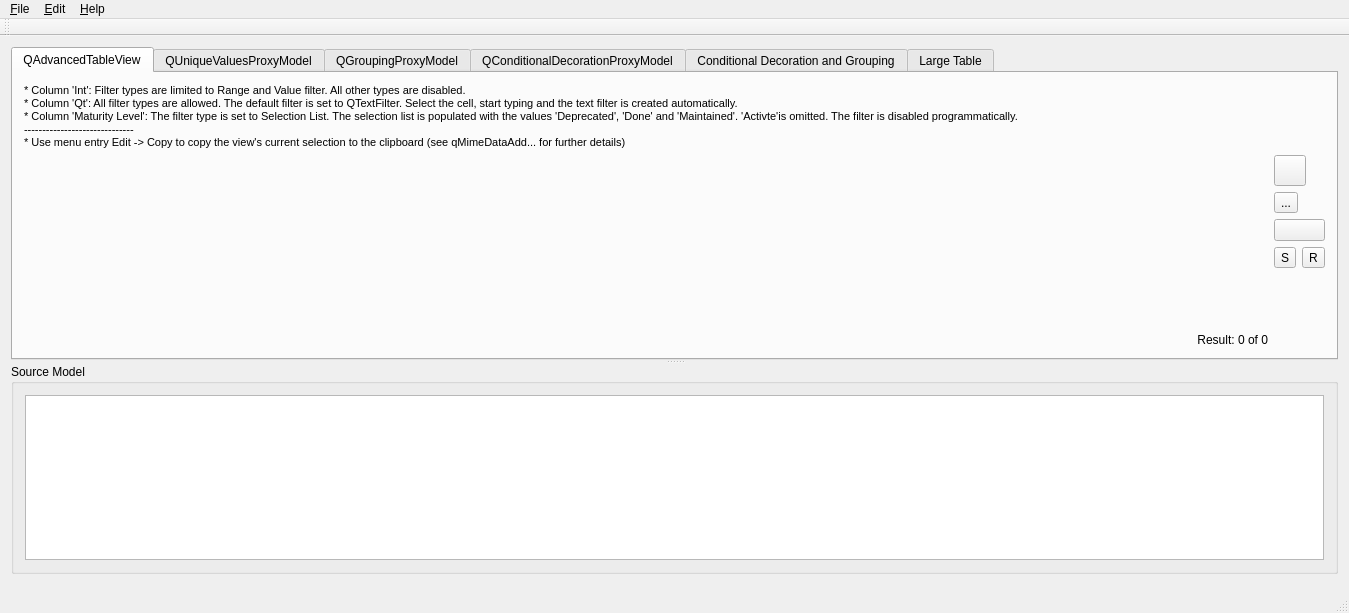
<?xml version="1.0" encoding="UTF-8"?>
<ui version="4.0">
 <class>MainWindow</class>
 <widget class="QMainWindow" name="MainWindow">
  <property name="geometry">
   <rect>
    <x>0</x>
    <y>0</y>
    <width>1349</width>
    <height>613</height>
   </rect>
  </property>
  <property name="windowTitle">
   <string>MainWindow</string>
  </property>
  <widget class="QWidget" name="centralWidget">
   <layout class="QVBoxLayout" name="verticalLayout_5">
    <item>
     <widget class="QSplitter" name="splitter">
      <property name="orientation">
       <enum>Qt::Vertical</enum>
      </property>
      <widget class="QTabWidget" name="tabWidget">
       <property name="currentIndex">
        <number>0</number>
       </property>
       <widget class="QWidget" name="tab">
        <attribute name="title">
         <string>QAdvancedTableView</string>
        </attribute>
        <layout class="QVBoxLayout" name="verticalLayout_7">
         <item>
          <widget class="QLabel" name="label">
           <property name="text">
            <string>&lt;!DOCTYPE HTML PUBLIC &quot;-//W3C//DTD HTML 4.0//EN&quot; &quot;http://www.w3.org/TR/REC-html40/strict.dtd&quot;&gt;
&lt;html&gt;&lt;head&gt;&lt;meta name=&quot;qrichtext&quot; content=&quot;1&quot; /&gt;&lt;style type=&quot;text/css&quot;&gt;
p, li { white-space: pre-wrap; }
&lt;/style&gt;&lt;/head&gt;&lt;body style=&quot; font-family:'MS Shell Dlg 2'; font-size:8pt; font-weight:400; font-style:normal;&quot;&gt;
&lt;p style=&quot; margin-top:0px; margin-bottom:0px; margin-left:0px; margin-right:0px; -qt-block-indent:0; text-indent:0px;&quot;&gt;* Column 'Int': Filter types are limited to Range and Value filter. All other types are disabled.&lt;/p&gt;
&lt;p style=&quot; margin-top:0px; margin-bottom:0px; margin-left:0px; margin-right:0px; -qt-block-indent:0; text-indent:0px;&quot;&gt;* Column 'Qt': All filter types are allowed. The default filter is set to QTextFilter. Select the cell, start typing and the text filter is created automatically.&lt;/p&gt;
&lt;p style=&quot; margin-top:0px; margin-bottom:0px; margin-left:0px; margin-right:0px; -qt-block-indent:0; text-indent:0px;&quot;&gt;* Column 'Maturity Level': The filter type is set to Selection List. The selection list is populated with the values&lt;span style=&quot; color:#000000;&quot;&gt; 'Deprecated', 'Done' and 'Maintained'. 'Activte'is omitted. The filter is disabled programmatically.&lt;/span&gt;&lt;/p&gt;
&lt;p style=&quot; margin-top:0px; margin-bottom:0px; margin-left:0px; margin-right:0px; -qt-block-indent:0; text-indent:0px;&quot;&gt;&lt;span style=&quot; color:#000000;&quot;&gt;------------------------------&lt;/span&gt;&lt;/p&gt;
&lt;p style=&quot; margin-top:0px; margin-bottom:0px; margin-left:0px; margin-right:0px; -qt-block-indent:0; text-indent:0px;&quot;&gt;&lt;span style=&quot; color:#000000;&quot;&gt;* Use menu entry Edit -&amp;gt; Copy to copy the view's current selection to the clipboard (see qMimeDataAdd... for further details)&lt;/span&gt;&lt;/p&gt;&lt;/body&gt;&lt;/html&gt;</string>
           </property>
          </widget>
         </item>
         <item>
          <layout class="QGridLayout" name="gridLayout_2">
           <item row="0" column="0">
            <widget class="QAdvancedTableView" name="filterTableView"/>
           </item>
           <item row="0" column="1">
            <layout class="QVBoxLayout" name="verticalLayout">
             <item>
              <widget class="QToolButton" name="splitModeToolButton">
               <property name="text">
                <string/>
               </property>
               <property name="iconSize">
                <size>
                 <width>24</width>
                 <height>24</height>
                </size>
               </property>
              </widget>
             </item>
             <item>
              <widget class="QToolButton" name="pinRowsToolButton">
               <property name="text">
                <string>...</string>
               </property>
               <property name="icon">
                <iconset resource="../qaivlib/qaiv.qrc">
                 <normaloff>:/qaiv/pin/enabled</normaloff>:/qaiv/pin/enabled</iconset>
               </property>
               <property name="iconSize">
                <size>
                 <width>24</width>
                 <height>24</height>
                </size>
               </property>
               <property name="checkable">
                <bool>false</bool>
               </property>
              </widget>
             </item>
             <item>
              <widget class="QTableModelExportPushButton" name="exportPushButton">
               <property name="iconSize">
                <size>
                 <width>24</width>
                 <height>24</height>
                </size>
               </property>
              </widget>
             </item>
             <item>
              <layout class="QHBoxLayout" name="horizontalLayout">
               <item>
                <widget class="QToolButton" name="saveStateToolButton">
                 <property name="sizePolicy">
                  <sizepolicy hsizetype="Fixed" vsizetype="Fixed">
                   <horstretch>0</horstretch>
                   <verstretch>0</verstretch>
                  </sizepolicy>
                 </property>
                 <property name="toolTip">
                  <string>Save table view state</string>
                 </property>
                 <property name="text">
                  <string>S</string>
                 </property>
                </widget>
               </item>
               <item>
                <widget class="QToolButton" name="restoreStateToolButton">
                 <property name="toolTip">
                  <string>Restore table view state</string>
                 </property>
                 <property name="text">
                  <string>R</string>
                 </property>
                </widget>
               </item>
              </layout>
             </item>
             <item>
              <spacer name="verticalSpacer_2">
               <property name="orientation">
                <enum>Qt::Vertical</enum>
               </property>
               <property name="sizeHint" stdset="0">
                <size>
                 <width>20</width>
                 <height>40</height>
                </size>
               </property>
              </spacer>
             </item>
            </layout>
           </item>
           <item row="1" column="0">
            <widget class="QLabel" name="advancedTableViewResultLabel">
             <property name="text">
              <string>Result: 0 of 0</string>
             </property>
             <property name="alignment">
              <set>Qt::AlignRight|Qt::AlignTrailing|Qt::AlignVCenter</set>
             </property>
            </widget>
           </item>
          </layout>
         </item>
        </layout>
       </widget>
       <widget class="QWidget" name="tab_2">
        <attribute name="title">
         <string>QUniqueValuesProxyModel</string>
        </attribute>
        <layout class="QVBoxLayout" name="verticalLayout_3">
         <item>
          <widget class="QLabel" name="label_2">
           <property name="text">
            <string>&lt;!DOCTYPE HTML PUBLIC &quot;-//W3C//DTD HTML 4.0//EN&quot; &quot;http://www.w3.org/TR/REC-html40/strict.dtd&quot;&gt;
&lt;html&gt;&lt;head&gt;&lt;meta name=&quot;qrichtext&quot; content=&quot;1&quot; /&gt;&lt;style type=&quot;text/css&quot;&gt;
p, li { white-space: pre-wrap; }
&lt;/style&gt;&lt;/head&gt;&lt;body style=&quot; font-family:'MS Shell Dlg 2'; font-size:8.25pt; font-weight:400; font-style:normal;&quot;&gt;
&lt;p style=&quot; margin-top:0px; margin-bottom:0px; margin-left:0px; margin-right:0px; -qt-block-indent:0; text-indent:0px;&quot;&gt;&lt;span style=&quot; font-size:8pt;&quot;&gt;The QUniqueValuesProxyModel removes all duplicate values in column 'Duplicate Values'&lt;/span&gt;&lt;/p&gt;&lt;/body&gt;&lt;/html&gt;</string>
           </property>
          </widget>
         </item>
         <item>
          <widget class="QTableView" name="uniqueValuesTableView">
           <property name="alternatingRowColors">
            <bool>true</bool>
           </property>
          </widget>
         </item>
        </layout>
       </widget>
       <widget class="QWidget" name="tab_3">
        <attribute name="title">
         <string>QGroupingProxyModel</string>
        </attribute>
        <layout class="QVBoxLayout" name="verticalLayout_6">
         <item>
          <widget class="QLabel" name="label_3">
           <property name="sizePolicy">
            <sizepolicy hsizetype="Preferred" vsizetype="Fixed">
             <horstretch>0</horstretch>
             <verstretch>0</verstretch>
            </sizepolicy>
           </property>
           <property name="text">
            <string>&lt;!DOCTYPE HTML PUBLIC &quot;-//W3C//DTD HTML 4.0//EN&quot; &quot;http://www.w3.org/TR/REC-html40/strict.dtd&quot;&gt;
&lt;html&gt;&lt;head&gt;&lt;meta name=&quot;qrichtext&quot; content=&quot;1&quot; /&gt;&lt;style type=&quot;text/css&quot;&gt;
p, li { white-space: pre-wrap; }
&lt;/style&gt;&lt;/head&gt;&lt;body style=&quot; font-family:'MS Shell Dlg 2'; font-size:8.25pt; font-weight:400; font-style:normal;&quot;&gt;
&lt;p style=&quot; margin-top:0px; margin-bottom:0px; margin-left:0px; margin-right:0px; -qt-block-indent:0; text-indent:0px;&quot;&gt;&lt;span style=&quot; font-size:8pt;&quot;&gt;* The QGroupingProxyModel groups the items based on the values in column 'Qt Group'. Items not matching the group selectors are listed in group 'Ungrouped'.&lt;/span&gt;&lt;/p&gt;
&lt;p style=&quot; margin-top:0px; margin-bottom:0px; margin-left:0px; margin-right:0px; -qt-block-indent:0; text-indent:0px;&quot;&gt;&lt;span style=&quot; font-size:8pt;&quot;&gt;* Editing the values in column 'Qt Group' will rearrange the items.&lt;/span&gt;&lt;/p&gt;
&lt;p style=&quot; margin-top:0px; margin-bottom:0px; margin-left:0px; margin-right:0px; -qt-block-indent:0; text-indent:0px;&quot;&gt;&lt;span style=&quot; font-size:8pt;&quot;&gt;* The groups are defined in mainwindow.cpp section 'QGroupingProxyModel'.&lt;/span&gt;&lt;/p&gt;
&lt;p style=&quot; margin-top:0px; margin-bottom:0px; margin-left:0px; margin-right:0px; -qt-block-indent:0; text-indent:0px;&quot;&gt;&lt;span style=&quot; font-size:8pt;&quot;&gt;* Both views are using the class QAdvancedHeaderView to control the visbility of the columns (Right mouse click on the header items shows the context menu).&lt;/span&gt;&lt;/p&gt;
&lt;p style=&quot; margin-top:0px; margin-bottom:0px; margin-left:0px; margin-right:0px; -qt-block-indent:0; text-indent:0px;&quot;&gt;&lt;span style=&quot; font-size:8pt;&quot;&gt;* Sorting is enabled by using cascading proxies. QStandardItemModel -&amp;gt; QGroupingProxyModel -&amp;gt; QSortFilterProxyModel -&amp;gt; QTreeView.&lt;/span&gt;&lt;/p&gt;&lt;/body&gt;&lt;/html&gt;</string>
           </property>
           <property name="alignment">
            <set>Qt::AlignLeading|Qt::AlignLeft|Qt::AlignTop</set>
           </property>
           <property name="wordWrap">
            <bool>true</bool>
           </property>
          </widget>
         </item>
         <item>
          <layout class="QGridLayout" name="gridLayout">
           <item row="0" column="1">
            <widget class="QLabel" name="label_4">
             <property name="text">
              <string>&lt;!DOCTYPE HTML PUBLIC &quot;-//W3C//DTD HTML 4.0//EN&quot; &quot;http://www.w3.org/TR/REC-html40/strict.dtd&quot;&gt;
&lt;html&gt;&lt;head&gt;&lt;meta name=&quot;qrichtext&quot; content=&quot;1&quot; /&gt;&lt;style type=&quot;text/css&quot;&gt;
p, li { white-space: pre-wrap; }
&lt;/style&gt;&lt;/head&gt;&lt;body style=&quot; font-family:'MS Shell Dlg 2'; font-size:8.25pt; font-weight:400; font-style:normal;&quot;&gt;
&lt;p style=&quot; margin-top:0px; margin-bottom:0px; margin-left:0px; margin-right:0px; -qt-block-indent:0; text-indent:0px;&quot;&gt;&lt;span style=&quot; font-size:8pt; font-weight:600;&quot;&gt;Add/Remove Group&lt;/span&gt;&lt;/p&gt;&lt;/body&gt;&lt;/html&gt;</string>
             </property>
            </widget>
           </item>
           <item row="0" column="0" rowspan="4">
            <widget class="QTreeView" name="groupingTreeView">
             <property name="sortingEnabled">
              <bool>true</bool>
             </property>
            </widget>
           </item>
           <item row="1" column="1">
            <widget class="QCheckBox" name="groupWindowsCheckBox">
             <property name="text">
              <string>Windows developers</string>
             </property>
             <property name="checkable">
              <bool>true</bool>
             </property>
            </widget>
           </item>
           <item row="2" column="1">
            <widget class="QCheckBox" name="groupUnixCheckBox">
             <property name="text">
              <string>Unix developers</string>
             </property>
            </widget>
           </item>
           <item row="3" column="1">
            <spacer name="verticalSpacer">
             <property name="orientation">
              <enum>Qt::Vertical</enum>
             </property>
             <property name="sizeHint" stdset="0">
              <size>
               <width>20</width>
               <height>40</height>
              </size>
             </property>
            </spacer>
           </item>
          </layout>
         </item>
        </layout>
       </widget>
       <widget class="QWidget" name="tab_4">
        <attribute name="title">
         <string>QConditionalDecorationProxyModel</string>
        </attribute>
        <layout class="QVBoxLayout" name="verticalLayout_4">
         <item>
          <widget class="QLabel" name="label_7">
           <property name="text">
            <string>&lt;html&gt;&lt;head/&gt;&lt;body&gt;&lt;p&gt;Select a cell (item) and click on the right mouse button to open the dialog to add or modify a conditional decoration.&lt;/p&gt;&lt;/body&gt;&lt;/html&gt;</string>
           </property>
          </widget>
         </item>
         <item>
          <widget class="QTableView" name="decorationProxyModelTableView">
           <property name="contextMenuPolicy">
            <enum>Qt::CustomContextMenu</enum>
           </property>
          </widget>
         </item>
        </layout>
       </widget>
       <widget class="QWidget" name="tab_7">
        <attribute name="title">
         <string>Conditional Decoration and Grouping</string>
        </attribute>
        <layout class="QVBoxLayout" name="verticalLayout_9">
         <item>
          <widget class="QLabel" name="label_5">
           <property name="sizePolicy">
            <sizepolicy hsizetype="Preferred" vsizetype="Fixed">
             <horstretch>0</horstretch>
             <verstretch>0</verstretch>
            </sizepolicy>
           </property>
           <property name="text">
            <string>&lt;!DOCTYPE HTML PUBLIC &quot;-//W3C//DTD HTML 4.0//EN&quot; &quot;http://www.w3.org/TR/REC-html40/strict.dtd&quot;&gt;
&lt;html&gt;&lt;head&gt;&lt;meta name=&quot;qrichtext&quot; content=&quot;1&quot; /&gt;&lt;style type=&quot;text/css&quot;&gt;
p, li { white-space: pre-wrap; }
&lt;/style&gt;&lt;/head&gt;&lt;body style=&quot; font-family:'MS Shell Dlg 2'; font-size:8.25pt; font-weight:400; font-style:normal;&quot;&gt;
&lt;p style=&quot; margin-top:0px; margin-bottom:0px; margin-left:0px; margin-right:0px; -qt-block-indent:0; text-indent:0px;&quot;&gt;&lt;span style=&quot; font-size:8pt;&quot;&gt;* This tab demonstrates how a QConditionalDecorationProxyModel and the QGroupingProxyModel can be combined.&lt;/span&gt;&lt;/p&gt;
&lt;p style=&quot; margin-top:0px; margin-bottom:0px; margin-left:0px; margin-right:0px; -qt-block-indent:0; text-indent:0px;&quot;&gt;&lt;span style=&quot; font-size:8pt;&quot;&gt;* A click on the right mouse button opens the dialog to configure the decorations.&lt;/span&gt;&lt;/p&gt;&lt;/body&gt;&lt;/html&gt;</string>
           </property>
           <property name="alignment">
            <set>Qt::AlignLeading|Qt::AlignLeft|Qt::AlignTop</set>
           </property>
           <property name="wordWrap">
            <bool>true</bool>
           </property>
          </widget>
         </item>
         <item>
          <widget class="QTreeView" name="decoratedGroupingTreeView">
           <property name="contextMenuPolicy">
            <enum>Qt::CustomContextMenu</enum>
           </property>
           <property name="sortingEnabled">
            <bool>true</bool>
           </property>
          </widget>
         </item>
        </layout>
       </widget>
       <widget class="QWidget" name="tabLargeTable">
        <attribute name="title">
         <string>Large Table</string>
        </attribute>
        <layout class="QGridLayout" name="gridLayout_3">
         <item row="0" column="0">
          <widget class="QLabel" name="label_6">
           <property name="text">
            <string>&lt;!DOCTYPE HTML PUBLIC &quot;-//W3C//DTD HTML 4.0//EN&quot; &quot;http://www.w3.org/TR/REC-html40/strict.dtd&quot;&gt;
&lt;html&gt;&lt;head&gt;&lt;meta name=&quot;qrichtext&quot; content=&quot;1&quot; /&gt;&lt;style type=&quot;text/css&quot;&gt;
p, li { white-space: pre-wrap; }
&lt;/style&gt;&lt;/head&gt;&lt;body style=&quot; font-family:'MS Shell Dlg 2'; font-size:8.25pt; font-weight:400; font-style:normal;&quot;&gt;
&lt;p style=&quot; margin-top:0px; margin-bottom:0px; margin-left:0px; margin-right:0px; -qt-block-indent:0; text-indent:0px;&quot;&gt;&lt;span style=&quot; font-size:8pt;&quot;&gt;Click 'Populate' to fill the table view with 30.000 words from the file 'lorem_ipsum.txt'.&lt;/span&gt;&lt;/p&gt;&lt;/body&gt;&lt;/html&gt;</string>
           </property>
          </widget>
         </item>
         <item row="0" column="1">
          <widget class="QPushButton" name="populatePushButton">
           <property name="sizePolicy">
            <sizepolicy hsizetype="Fixed" vsizetype="Fixed">
             <horstretch>0</horstretch>
             <verstretch>0</verstretch>
            </sizepolicy>
           </property>
           <property name="text">
            <string>Populate</string>
           </property>
          </widget>
         </item>
         <item row="1" column="0" colspan="2">
          <widget class="QAdvancedTableView" name="largeTableView"/>
         </item>
        </layout>
       </widget>
      </widget>
      <widget class="QGroupBox" name="groupBox">
       <property name="title">
        <string>Source Model</string>
       </property>
       <layout class="QVBoxLayout" name="verticalLayout_2">
        <item>
         <widget class="QTableView" name="sourceModelTableView">
          <attribute name="horizontalHeaderStretchLastSection">
           <bool>true</bool>
          </attribute>
         </widget>
        </item>
       </layout>
      </widget>
     </widget>
    </item>
    <item>
     <widget class="QSearchBar" name="searchBar"/>
    </item>
   </layout>
  </widget>
  <widget class="QMenuBar" name="menuBar">
   <property name="geometry">
    <rect>
     <x>0</x>
     <y>0</y>
     <width>1349</width>
     <height>21</height>
    </rect>
   </property>
   <widget class="QMenu" name="fileMenu">
    <property name="title">
     <string>&amp;File</string>
    </property>
    <addaction name="exitAction"/>
   </widget>
   <widget class="QMenu" name="helpMenu">
    <property name="title">
     <string>&amp;Help</string>
    </property>
    <addaction name="aboutQtAction"/>
   </widget>
   <widget class="QMenu" name="menu_Edit">
    <property name="title">
     <string>&amp;Edit</string>
    </property>
    <addaction name="copyAction"/>
    <addaction name="searchAction"/>
   </widget>
   <addaction name="fileMenu"/>
   <addaction name="menu_Edit"/>
   <addaction name="helpMenu"/>
  </widget>
  <widget class="QToolBar" name="mainToolBar">
   <attribute name="toolBarArea">
    <enum>TopToolBarArea</enum>
   </attribute>
   <attribute name="toolBarBreak">
    <bool>false</bool>
   </attribute>
  </widget>
  <widget class="QStatusBar" name="statusBar"/>
  <action name="exitAction">
   <property name="text">
    <string>&amp;Exit</string>
   </property>
   <property name="shortcut">
    <string>Ctrl+Q</string>
   </property>
  </action>
  <action name="aboutQtAction">
   <property name="text">
    <string>About &amp;Qt...</string>
   </property>
  </action>
  <action name="singleViewAction">
   <property name="icon">
    <iconset resource="example.qrc">
     <normaloff>:/icons/no_split</normaloff>:/icons/no_split</iconset>
   </property>
   <property name="text">
    <string>Single View</string>
   </property>
  </action>
  <action name="horizontalSplitAction">
   <property name="icon">
    <iconset resource="example.qrc">
     <normaloff>:/icons/vsplit</normaloff>:/icons/vsplit</iconset>
   </property>
   <property name="text">
    <string>Horizontal Split</string>
   </property>
  </action>
  <action name="verticalSplitAction">
   <property name="icon">
    <iconset resource="example.qrc">
     <normaloff>:/icons/hsplit</normaloff>:/icons/hsplit</iconset>
   </property>
   <property name="text">
    <string>Vertical Split</string>
   </property>
  </action>
  <action name="copyAction">
   <property name="text">
    <string>Copy</string>
   </property>
   <property name="shortcut">
    <string>Ctrl+C</string>
   </property>
  </action>
  <action name="searchAction">
   <property name="text">
    <string>Search</string>
   </property>
   <property name="shortcut">
    <string>Ctrl+F</string>
   </property>
  </action>
 </widget>
 <layoutdefault spacing="6" margin="11"/>
 <customwidgets>
  <customwidget>
   <class>QAdvancedTableView</class>
   <extends>QWidget</extends>
   <header>qadvancedtableview.h</header>
  </customwidget>
  <customwidget>
   <class>QSearchBar</class>
   <extends>QWidget</extends>
   <header>qsearchbar.h</header>
  </customwidget>
  <customwidget>
   <class>QTableModelExportPushButton</class>
   <extends>QPushButton</extends>
   <header>qtablemodelexportpushbutton.h</header>
  </customwidget>
 </customwidgets>
 <resources>
  <include location="example.qrc"/>
  <include location="../qaivlib/qaiv.qrc"/>
 </resources>
 <connections>
  <connection>
   <sender>exitAction</sender>
   <signal>triggered()</signal>
   <receiver>MainWindow</receiver>
   <slot>exitActionTriggered()</slot>
   <hints>
    <hint type="sourcelabel">
     <x>-1</x>
     <y>-1</y>
    </hint>
    <hint type="destinationlabel">
     <x>199</x>
     <y>149</y>
    </hint>
   </hints>
  </connection>
  <connection>
   <sender>aboutQtAction</sender>
   <signal>triggered()</signal>
   <receiver>MainWindow</receiver>
   <slot>aboutQtActionTriggered()</slot>
   <hints>
    <hint type="sourcelabel">
     <x>-1</x>
     <y>-1</y>
    </hint>
    <hint type="destinationlabel">
     <x>589</x>
     <y>287</y>
    </hint>
   </hints>
  </connection>
  <connection>
   <sender>singleViewAction</sender>
   <signal>triggered()</signal>
   <receiver>MainWindow</receiver>
   <slot>splitActionTriggered()</slot>
   <hints>
    <hint type="sourcelabel">
     <x>-1</x>
     <y>-1</y>
    </hint>
    <hint type="destinationlabel">
     <x>674</x>
     <y>288</y>
    </hint>
   </hints>
  </connection>
  <connection>
   <sender>horizontalSplitAction</sender>
   <signal>triggered()</signal>
   <receiver>MainWindow</receiver>
   <slot>splitActionTriggered()</slot>
   <hints>
    <hint type="sourcelabel">
     <x>-1</x>
     <y>-1</y>
    </hint>
    <hint type="destinationlabel">
     <x>674</x>
     <y>288</y>
    </hint>
   </hints>
  </connection>
  <connection>
   <sender>verticalSplitAction</sender>
   <signal>triggered()</signal>
   <receiver>MainWindow</receiver>
   <slot>splitActionTriggered()</slot>
   <hints>
    <hint type="sourcelabel">
     <x>-1</x>
     <y>-1</y>
    </hint>
    <hint type="destinationlabel">
     <x>674</x>
     <y>288</y>
    </hint>
   </hints>
  </connection>
  <connection>
   <sender>groupUnixCheckBox</sender>
   <signal>toggled(bool)</signal>
   <receiver>MainWindow</receiver>
   <slot>groupUnixCheckBoxToggled(bool)</slot>
   <hints>
    <hint type="sourcelabel">
     <x>1303</x>
     <y>203</y>
    </hint>
    <hint type="destinationlabel">
     <x>589</x>
     <y>287</y>
    </hint>
   </hints>
  </connection>
  <connection>
   <sender>groupWindowsCheckBox</sender>
   <signal>toggled(bool)</signal>
   <receiver>MainWindow</receiver>
   <slot>groupWindowsCheckBoxToggled(bool)</slot>
   <hints>
    <hint type="sourcelabel">
     <x>1303</x>
     <y>180</y>
    </hint>
    <hint type="destinationlabel">
     <x>589</x>
     <y>287</y>
    </hint>
   </hints>
  </connection>
  <connection>
   <sender>decorationProxyModelTableView</sender>
   <signal>customContextMenuRequested(QPoint)</signal>
   <receiver>MainWindow</receiver>
   <slot>decoratedTableViewCustomContextMenuRequested(QPoint)</slot>
   <hints>
    <hint type="sourcelabel">
     <x>101</x>
     <y>94</y>
    </hint>
    <hint type="destinationlabel">
     <x>674</x>
     <y>288</y>
    </hint>
   </hints>
  </connection>
  <connection>
   <sender>decoratedGroupingTreeView</sender>
   <signal>customContextMenuRequested(QPoint)</signal>
   <receiver>MainWindow</receiver>
   <slot>decoratedGroupingTreeViewCustomContextMenuRequested(QPoint)</slot>
   <hints>
    <hint type="sourcelabel">
     <x>101</x>
     <y>107</y>
    </hint>
    <hint type="destinationlabel">
     <x>674</x>
     <y>288</y>
    </hint>
   </hints>
  </connection>
  <connection>
   <sender>populatePushButton</sender>
   <signal>clicked()</signal>
   <receiver>MainWindow</receiver>
   <slot>populatePushButtonClicked()</slot>
   <hints>
    <hint type="sourcelabel">
     <x>1289</x>
     <y>75</y>
    </hint>
    <hint type="destinationlabel">
     <x>674</x>
     <y>288</y>
    </hint>
   </hints>
  </connection>
  <connection>
   <sender>pinRowsToolButton</sender>
   <signal>clicked()</signal>
   <receiver>MainWindow</receiver>
   <slot>pinRowsToolButtonClicked()</slot>
   <hints>
    <hint type="sourcelabel">
     <x>1307</x>
     <y>211</y>
    </hint>
    <hint type="destinationlabel">
     <x>674</x>
     <y>288</y>
    </hint>
   </hints>
  </connection>
  <connection>
   <sender>copyAction</sender>
   <signal>triggered()</signal>
   <receiver>MainWindow</receiver>
   <slot>copy()</slot>
   <hints>
    <hint type="sourcelabel">
     <x>-1</x>
     <y>-1</y>
    </hint>
    <hint type="destinationlabel">
     <x>674</x>
     <y>288</y>
    </hint>
   </hints>
  </connection>
  <connection>
   <sender>saveStateToolButton</sender>
   <signal>clicked()</signal>
   <receiver>MainWindow</receiver>
   <slot>saveStateToolButtonClicked()</slot>
   <hints>
    <hint type="sourcelabel">
     <x>1287</x>
     <y>266</y>
    </hint>
    <hint type="destinationlabel">
     <x>1348</x>
     <y>267</y>
    </hint>
   </hints>
  </connection>
  <connection>
   <sender>restoreStateToolButton</sender>
   <signal>clicked()</signal>
   <receiver>MainWindow</receiver>
   <slot>restoreStateToolButtonClicked()</slot>
   <hints>
    <hint type="sourcelabel">
     <x>1311</x>
     <y>268</y>
    </hint>
    <hint type="destinationlabel">
     <x>1344</x>
     <y>311</y>
    </hint>
   </hints>
  </connection>
  <connection>
   <sender>exportPushButton</sender>
   <signal>exportAllTriggered(QByteArray)</signal>
   <receiver>MainWindow</receiver>
   <slot>exportAll(QByteArray)</slot>
   <hints>
    <hint type="sourcelabel">
     <x>1300</x>
     <y>224</y>
    </hint>
    <hint type="destinationlabel">
     <x>1346</x>
     <y>203</y>
    </hint>
   </hints>
  </connection>
  <connection>
   <sender>exportPushButton</sender>
   <signal>exportSelectionTriggered(QByteArray)</signal>
   <receiver>MainWindow</receiver>
   <slot>exportSelection(QByteArray)</slot>
   <hints>
    <hint type="sourcelabel">
     <x>1285</x>
     <y>235</y>
    </hint>
    <hint type="destinationlabel">
     <x>1344</x>
     <y>242</y>
    </hint>
   </hints>
  </connection>
  <connection>
   <sender>searchBar</sender>
   <signal>expressionChanged(QString)</signal>
   <receiver>MainWindow</receiver>
   <slot>search(QString)</slot>
   <hints>
    <hint type="sourcelabel">
     <x>288</x>
     <y>573</y>
    </hint>
    <hint type="destinationlabel">
     <x>294</x>
     <y>616</y>
    </hint>
   </hints>
  </connection>
  <connection>
   <sender>searchAction</sender>
   <signal>triggered()</signal>
   <receiver>MainWindow</receiver>
   <slot>search()</slot>
   <hints>
    <hint type="sourcelabel">
     <x>-1</x>
     <y>-1</y>
    </hint>
    <hint type="destinationlabel">
     <x>674</x>
     <y>306</y>
    </hint>
   </hints>
  </connection>
 </connections>
 <slots>
  <slot>exitActionTriggered()</slot>
  <slot>insertRowPushButtonClicked()</slot>
  <slot>groupWindowsCheckBoxToggled(bool)</slot>
  <slot>groupUnixCheckBoxToggled(bool)</slot>
  <slot>aboutQtActionTriggered()</slot>
  <slot>decoratedTableViewCustomContextMenuRequested(QPoint)</slot>
  <slot>decoratedGroupingTreeViewCustomContextMenuRequested(QPoint)</slot>
  <slot>splitActionTriggered()</slot>
  <slot>pinRowsToolButtonClicked()</slot>
  <slot>populatePushButtonClicked()</slot>
  <slot>restoreStateToolButtonClicked()</slot>
  <slot>saveStateToolButtonClicked()</slot>
  <slot>copy()</slot>
  <slot>exportAll(QByteArray)</slot>
  <slot>exportSelection(QByteArray)</slot>
  <slot>search(QString)</slot>
  <slot>search()</slot>
 </slots>
</ui>
